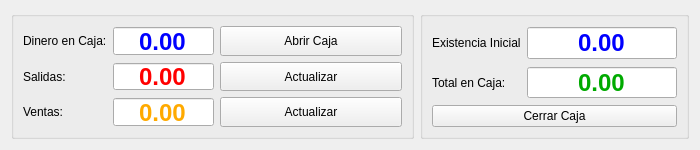
<?xml version="1.0" encoding="UTF-8"?>
<ui version="4.0">
 <class>Form</class>
 <widget class="QWidget" name="Form">
  <property name="geometry">
   <rect>
    <x>0</x>
    <y>0</y>
    <width>700</width>
    <height>150</height>
   </rect>
  </property>
  <property name="minimumSize">
   <size>
    <width>700</width>
    <height>150</height>
   </size>
  </property>
  <property name="maximumSize">
   <size>
    <width>700</width>
    <height>155</height>
   </size>
  </property>
  <property name="windowTitle">
   <string>Apertura y Cierre de Caja</string>
  </property>
  <property name="windowIcon">
   <iconset>
    <normaloff>icon/caja.png</normaloff>icon/caja.png</iconset>
  </property>
  <layout class="QGridLayout" name="gridLayout_4" columnstretch="60,40">
   <item row="2" column="0" rowspan="2">
    <widget class="QGroupBox" name="groupBox_2">
     <property name="title">
      <string/>
     </property>
     <layout class="QGridLayout" name="gridLayout_2">
      <item row="0" column="0">
       <widget class="QLabel" name="label_9">
        <property name="sizePolicy">
         <sizepolicy hsizetype="Fixed" vsizetype="Expanding">
          <horstretch>0</horstretch>
          <verstretch>0</verstretch>
         </sizepolicy>
        </property>
        <property name="palette">
         <palette>
          <active>
           <colorrole role="Text">
            <brush brushstyle="SolidPattern">
             <color alpha="255">
              <red>0</red>
              <green>170</green>
              <blue>127</blue>
             </color>
            </brush>
           </colorrole>
           <colorrole role="ButtonText">
            <brush brushstyle="SolidPattern">
             <color alpha="255">
              <red>0</red>
              <green>170</green>
              <blue>127</blue>
             </color>
            </brush>
           </colorrole>
          </active>
          <inactive>
           <colorrole role="Text">
            <brush brushstyle="SolidPattern">
             <color alpha="255">
              <red>0</red>
              <green>170</green>
              <blue>127</blue>
             </color>
            </brush>
           </colorrole>
           <colorrole role="ButtonText">
            <brush brushstyle="SolidPattern">
             <color alpha="255">
              <red>0</red>
              <green>170</green>
              <blue>127</blue>
             </color>
            </brush>
           </colorrole>
          </inactive>
          <disabled>
           <colorrole role="Text">
            <brush brushstyle="SolidPattern">
             <color alpha="255">
              <red>120</red>
              <green>120</green>
              <blue>120</blue>
             </color>
            </brush>
           </colorrole>
           <colorrole role="ButtonText">
            <brush brushstyle="SolidPattern">
             <color alpha="255">
              <red>120</red>
              <green>120</green>
              <blue>120</blue>
             </color>
            </brush>
           </colorrole>
          </disabled>
         </palette>
        </property>
        <property name="text">
         <string>Dinero en Caja:</string>
        </property>
       </widget>
      </item>
      <item row="2" column="0">
       <widget class="QLabel" name="label_8">
        <property name="sizePolicy">
         <sizepolicy hsizetype="Fixed" vsizetype="Expanding">
          <horstretch>0</horstretch>
          <verstretch>0</verstretch>
         </sizepolicy>
        </property>
        <property name="palette">
         <palette>
          <active>
           <colorrole role="Text">
            <brush brushstyle="SolidPattern">
             <color alpha="255">
              <red>0</red>
              <green>170</green>
              <blue>127</blue>
             </color>
            </brush>
           </colorrole>
           <colorrole role="ButtonText">
            <brush brushstyle="SolidPattern">
             <color alpha="255">
              <red>0</red>
              <green>170</green>
              <blue>127</blue>
             </color>
            </brush>
           </colorrole>
          </active>
          <inactive>
           <colorrole role="Text">
            <brush brushstyle="SolidPattern">
             <color alpha="255">
              <red>0</red>
              <green>170</green>
              <blue>127</blue>
             </color>
            </brush>
           </colorrole>
           <colorrole role="ButtonText">
            <brush brushstyle="SolidPattern">
             <color alpha="255">
              <red>0</red>
              <green>170</green>
              <blue>127</blue>
             </color>
            </brush>
           </colorrole>
          </inactive>
          <disabled>
           <colorrole role="Text">
            <brush brushstyle="SolidPattern">
             <color alpha="255">
              <red>120</red>
              <green>120</green>
              <blue>120</blue>
             </color>
            </brush>
           </colorrole>
           <colorrole role="ButtonText">
            <brush brushstyle="SolidPattern">
             <color alpha="255">
              <red>120</red>
              <green>120</green>
              <blue>120</blue>
             </color>
            </brush>
           </colorrole>
          </disabled>
         </palette>
        </property>
        <property name="text">
         <string>Salidas:</string>
        </property>
       </widget>
      </item>
      <item row="4" column="0">
       <widget class="QLabel" name="label_10">
        <property name="sizePolicy">
         <sizepolicy hsizetype="Fixed" vsizetype="Expanding">
          <horstretch>0</horstretch>
          <verstretch>0</verstretch>
         </sizepolicy>
        </property>
        <property name="palette">
         <palette>
          <active>
           <colorrole role="Text">
            <brush brushstyle="SolidPattern">
             <color alpha="255">
              <red>0</red>
              <green>170</green>
              <blue>127</blue>
             </color>
            </brush>
           </colorrole>
           <colorrole role="ButtonText">
            <brush brushstyle="SolidPattern">
             <color alpha="255">
              <red>0</red>
              <green>170</green>
              <blue>127</blue>
             </color>
            </brush>
           </colorrole>
          </active>
          <inactive>
           <colorrole role="Text">
            <brush brushstyle="SolidPattern">
             <color alpha="255">
              <red>0</red>
              <green>170</green>
              <blue>127</blue>
             </color>
            </brush>
           </colorrole>
           <colorrole role="ButtonText">
            <brush brushstyle="SolidPattern">
             <color alpha="255">
              <red>0</red>
              <green>170</green>
              <blue>127</blue>
             </color>
            </brush>
           </colorrole>
          </inactive>
          <disabled>
           <colorrole role="Text">
            <brush brushstyle="SolidPattern">
             <color alpha="255">
              <red>120</red>
              <green>120</green>
              <blue>120</blue>
             </color>
            </brush>
           </colorrole>
           <colorrole role="ButtonText">
            <brush brushstyle="SolidPattern">
             <color alpha="255">
              <red>120</red>
              <green>120</green>
              <blue>120</blue>
             </color>
            </brush>
           </colorrole>
          </disabled>
         </palette>
        </property>
        <property name="text">
         <string>Ventas:</string>
        </property>
       </widget>
      </item>
      <item row="2" column="2">
       <widget class="QPushButton" name="pushButton_2">
        <property name="sizePolicy">
         <sizepolicy hsizetype="Expanding" vsizetype="Expanding">
          <horstretch>0</horstretch>
          <verstretch>0</verstretch>
         </sizepolicy>
        </property>
        <property name="text">
         <string>Actualizar</string>
        </property>
        <property name="icon">
         <iconset>
          <normaloff>icon/actualizar.png</normaloff>icon/actualizar.png</iconset>
        </property>
        <property name="iconSize">
         <size>
          <width>20</width>
          <height>20</height>
         </size>
        </property>
       </widget>
      </item>
      <item row="0" column="2">
       <widget class="QPushButton" name="pushButton">
        <property name="sizePolicy">
         <sizepolicy hsizetype="Expanding" vsizetype="Expanding">
          <horstretch>0</horstretch>
          <verstretch>0</verstretch>
         </sizepolicy>
        </property>
        <property name="text">
         <string>Abrir Caja</string>
        </property>
        <property name="icon">
         <iconset>
          <normaloff>icon/abrir.png</normaloff>icon/abrir.png</iconset>
        </property>
        <property name="iconSize">
         <size>
          <width>20</width>
          <height>20</height>
         </size>
        </property>
       </widget>
      </item>
      <item row="0" column="1">
       <widget class="QDoubleSpinBox" name="doubleSpinBox_2">
        <property name="sizePolicy">
         <sizepolicy hsizetype="Minimum" vsizetype="Expanding">
          <horstretch>0</horstretch>
          <verstretch>0</verstretch>
         </sizepolicy>
        </property>
        <property name="palette">
         <palette>
          <active>
           <colorrole role="Text">
            <brush brushstyle="SolidPattern">
             <color alpha="255">
              <red>0</red>
              <green>0</green>
              <blue>255</blue>
             </color>
            </brush>
           </colorrole>
          </active>
          <inactive>
           <colorrole role="Text">
            <brush brushstyle="SolidPattern">
             <color alpha="255">
              <red>0</red>
              <green>0</green>
              <blue>255</blue>
             </color>
            </brush>
           </colorrole>
          </inactive>
          <disabled>
           <colorrole role="Text">
            <brush brushstyle="SolidPattern">
             <color alpha="255">
              <red>120</red>
              <green>120</green>
              <blue>120</blue>
             </color>
            </brush>
           </colorrole>
          </disabled>
         </palette>
        </property>
        <property name="font">
         <font>
          <family>Arial</family>
          <pointsize>18</pointsize>
          <weight>75</weight>
          <bold>true</bold>
         </font>
        </property>
        <property name="wrapping">
         <bool>false</bool>
        </property>
        <property name="frame">
         <bool>true</bool>
        </property>
        <property name="alignment">
         <set>Qt::AlignCenter</set>
        </property>
        <property name="readOnly">
         <bool>false</bool>
        </property>
        <property name="buttonSymbols">
         <enum>QAbstractSpinBox::NoButtons</enum>
        </property>
        <property name="accelerated">
         <bool>false</bool>
        </property>
        <property name="correctionMode">
         <enum>QAbstractSpinBox::CorrectToPreviousValue</enum>
        </property>
        <property name="decimals">
         <number>2</number>
        </property>
        <property name="maximum">
         <double>9999.989999999999782</double>
        </property>
        <property name="singleStep">
         <double>0.000000000000000</double>
        </property>
        <property name="value">
         <double>0.000000000000000</double>
        </property>
       </widget>
      </item>
      <item row="4" column="2">
       <widget class="QPushButton" name="pushButton_5">
        <property name="sizePolicy">
         <sizepolicy hsizetype="Expanding" vsizetype="Expanding">
          <horstretch>0</horstretch>
          <verstretch>0</verstretch>
         </sizepolicy>
        </property>
        <property name="text">
         <string>Actualizar</string>
        </property>
        <property name="icon">
         <iconset>
          <normaloff>icon/actualizar.png</normaloff>icon/actualizar.png</iconset>
        </property>
        <property name="iconSize">
         <size>
          <width>20</width>
          <height>20</height>
         </size>
        </property>
       </widget>
      </item>
      <item row="2" column="1">
       <widget class="QDoubleSpinBox" name="doubleSpinBox_5">
        <property name="sizePolicy">
         <sizepolicy hsizetype="Minimum" vsizetype="Expanding">
          <horstretch>0</horstretch>
          <verstretch>0</verstretch>
         </sizepolicy>
        </property>
        <property name="palette">
         <palette>
          <active>
           <colorrole role="Text">
            <brush brushstyle="SolidPattern">
             <color alpha="255">
              <red>255</red>
              <green>0</green>
              <blue>0</blue>
             </color>
            </brush>
           </colorrole>
          </active>
          <inactive>
           <colorrole role="Text">
            <brush brushstyle="SolidPattern">
             <color alpha="255">
              <red>255</red>
              <green>0</green>
              <blue>0</blue>
             </color>
            </brush>
           </colorrole>
          </inactive>
          <disabled>
           <colorrole role="Text">
            <brush brushstyle="SolidPattern">
             <color alpha="255">
              <red>120</red>
              <green>120</green>
              <blue>120</blue>
             </color>
            </brush>
           </colorrole>
          </disabled>
         </palette>
        </property>
        <property name="font">
         <font>
          <family>Arial</family>
          <pointsize>18</pointsize>
          <weight>75</weight>
          <bold>true</bold>
         </font>
        </property>
        <property name="frame">
         <bool>true</bool>
        </property>
        <property name="alignment">
         <set>Qt::AlignCenter</set>
        </property>
        <property name="buttonSymbols">
         <enum>QAbstractSpinBox::NoButtons</enum>
        </property>
        <property name="maximum">
         <double>9999.989999999999782</double>
        </property>
       </widget>
      </item>
      <item row="4" column="1">
       <widget class="QDoubleSpinBox" name="doubleSpinBox_6">
        <property name="sizePolicy">
         <sizepolicy hsizetype="Minimum" vsizetype="Expanding">
          <horstretch>0</horstretch>
          <verstretch>0</verstretch>
         </sizepolicy>
        </property>
        <property name="palette">
         <palette>
          <active>
           <colorrole role="Text">
            <brush brushstyle="SolidPattern">
             <color alpha="255">
              <red>255</red>
              <green>170</green>
              <blue>0</blue>
             </color>
            </brush>
           </colorrole>
          </active>
          <inactive>
           <colorrole role="Text">
            <brush brushstyle="SolidPattern">
             <color alpha="255">
              <red>255</red>
              <green>170</green>
              <blue>0</blue>
             </color>
            </brush>
           </colorrole>
          </inactive>
          <disabled>
           <colorrole role="Text">
            <brush brushstyle="SolidPattern">
             <color alpha="255">
              <red>120</red>
              <green>120</green>
              <blue>120</blue>
             </color>
            </brush>
           </colorrole>
          </disabled>
         </palette>
        </property>
        <property name="font">
         <font>
          <family>Arial</family>
          <pointsize>18</pointsize>
          <weight>75</weight>
          <bold>true</bold>
         </font>
        </property>
        <property name="frame">
         <bool>true</bool>
        </property>
        <property name="alignment">
         <set>Qt::AlignCenter</set>
        </property>
        <property name="buttonSymbols">
         <enum>QAbstractSpinBox::NoButtons</enum>
        </property>
        <property name="maximum">
         <double>9999.989999999999782</double>
        </property>
       </widget>
      </item>
     </layout>
    </widget>
   </item>
   <item row="2" column="1" rowspan="2">
    <widget class="QGroupBox" name="groupBox_3">
     <property name="title">
      <string/>
     </property>
     <layout class="QGridLayout" name="gridLayout_3">
      <item row="3" column="0">
       <widget class="QLabel" name="label_13">
        <property name="sizePolicy">
         <sizepolicy hsizetype="Fixed" vsizetype="Expanding">
          <horstretch>0</horstretch>
          <verstretch>0</verstretch>
         </sizepolicy>
        </property>
        <property name="palette">
         <palette>
          <active>
           <colorrole role="Text">
            <brush brushstyle="SolidPattern">
             <color alpha="255">
              <red>0</red>
              <green>170</green>
              <blue>127</blue>
             </color>
            </brush>
           </colorrole>
           <colorrole role="ButtonText">
            <brush brushstyle="SolidPattern">
             <color alpha="255">
              <red>0</red>
              <green>170</green>
              <blue>127</blue>
             </color>
            </brush>
           </colorrole>
          </active>
          <inactive>
           <colorrole role="Text">
            <brush brushstyle="SolidPattern">
             <color alpha="255">
              <red>0</red>
              <green>170</green>
              <blue>127</blue>
             </color>
            </brush>
           </colorrole>
           <colorrole role="ButtonText">
            <brush brushstyle="SolidPattern">
             <color alpha="255">
              <red>0</red>
              <green>170</green>
              <blue>127</blue>
             </color>
            </brush>
           </colorrole>
          </inactive>
          <disabled>
           <colorrole role="Text">
            <brush brushstyle="SolidPattern">
             <color alpha="255">
              <red>120</red>
              <green>120</green>
              <blue>120</blue>
             </color>
            </brush>
           </colorrole>
           <colorrole role="ButtonText">
            <brush brushstyle="SolidPattern">
             <color alpha="255">
              <red>120</red>
              <green>120</green>
              <blue>120</blue>
             </color>
            </brush>
           </colorrole>
          </disabled>
         </palette>
        </property>
        <property name="text">
         <string>Total en Caja:</string>
        </property>
       </widget>
      </item>
      <item row="2" column="0">
       <widget class="QLabel" name="label_12">
        <property name="sizePolicy">
         <sizepolicy hsizetype="Fixed" vsizetype="Expanding">
          <horstretch>0</horstretch>
          <verstretch>0</verstretch>
         </sizepolicy>
        </property>
        <property name="palette">
         <palette>
          <active>
           <colorrole role="Text">
            <brush brushstyle="SolidPattern">
             <color alpha="255">
              <red>0</red>
              <green>170</green>
              <blue>127</blue>
             </color>
            </brush>
           </colorrole>
           <colorrole role="ButtonText">
            <brush brushstyle="SolidPattern">
             <color alpha="255">
              <red>0</red>
              <green>170</green>
              <blue>127</blue>
             </color>
            </brush>
           </colorrole>
          </active>
          <inactive>
           <colorrole role="Text">
            <brush brushstyle="SolidPattern">
             <color alpha="255">
              <red>0</red>
              <green>170</green>
              <blue>127</blue>
             </color>
            </brush>
           </colorrole>
           <colorrole role="ButtonText">
            <brush brushstyle="SolidPattern">
             <color alpha="255">
              <red>0</red>
              <green>170</green>
              <blue>127</blue>
             </color>
            </brush>
           </colorrole>
          </inactive>
          <disabled>
           <colorrole role="Text">
            <brush brushstyle="SolidPattern">
             <color alpha="255">
              <red>120</red>
              <green>120</green>
              <blue>120</blue>
             </color>
            </brush>
           </colorrole>
           <colorrole role="ButtonText">
            <brush brushstyle="SolidPattern">
             <color alpha="255">
              <red>120</red>
              <green>120</green>
              <blue>120</blue>
             </color>
            </brush>
           </colorrole>
          </disabled>
         </palette>
        </property>
        <property name="text">
         <string>Existencia Inicial</string>
        </property>
       </widget>
      </item>
      <item row="5" column="0" colspan="3">
       <widget class="QPushButton" name="pushButton_3">
        <property name="sizePolicy">
         <sizepolicy hsizetype="Minimum" vsizetype="Expanding">
          <horstretch>0</horstretch>
          <verstretch>0</verstretch>
         </sizepolicy>
        </property>
        <property name="text">
         <string>Cerrar Caja</string>
        </property>
        <property name="icon">
         <iconset>
          <normaloff>icon/cerrar.jpg</normaloff>icon/cerrar.jpg</iconset>
        </property>
        <property name="iconSize">
         <size>
          <width>20</width>
          <height>20</height>
         </size>
        </property>
       </widget>
      </item>
      <item row="3" column="1" colspan="2">
       <widget class="QDoubleSpinBox" name="doubleSpinBox_4">
        <property name="sizePolicy">
         <sizepolicy hsizetype="Minimum" vsizetype="Expanding">
          <horstretch>0</horstretch>
          <verstretch>0</verstretch>
         </sizepolicy>
        </property>
        <property name="palette">
         <palette>
          <active>
           <colorrole role="Text">
            <brush brushstyle="SolidPattern">
             <color alpha="255">
              <red>0</red>
              <green>170</green>
              <blue>0</blue>
             </color>
            </brush>
           </colorrole>
          </active>
          <inactive>
           <colorrole role="Text">
            <brush brushstyle="SolidPattern">
             <color alpha="255">
              <red>0</red>
              <green>170</green>
              <blue>0</blue>
             </color>
            </brush>
           </colorrole>
          </inactive>
          <disabled>
           <colorrole role="Text">
            <brush brushstyle="SolidPattern">
             <color alpha="255">
              <red>120</red>
              <green>120</green>
              <blue>120</blue>
             </color>
            </brush>
           </colorrole>
          </disabled>
         </palette>
        </property>
        <property name="font">
         <font>
          <family>Arial</family>
          <pointsize>18</pointsize>
          <weight>75</weight>
          <bold>true</bold>
         </font>
        </property>
        <property name="frame">
         <bool>true</bool>
        </property>
        <property name="alignment">
         <set>Qt::AlignCenter</set>
        </property>
        <property name="buttonSymbols">
         <enum>QAbstractSpinBox::NoButtons</enum>
        </property>
        <property name="maximum">
         <double>9999.989999999999782</double>
        </property>
       </widget>
      </item>
      <item row="2" column="1" colspan="2">
       <widget class="QDoubleSpinBox" name="doubleSpinBox_3">
        <property name="sizePolicy">
         <sizepolicy hsizetype="Minimum" vsizetype="Expanding">
          <horstretch>0</horstretch>
          <verstretch>0</verstretch>
         </sizepolicy>
        </property>
        <property name="palette">
         <palette>
          <active>
           <colorrole role="Text">
            <brush brushstyle="SolidPattern">
             <color alpha="255">
              <red>0</red>
              <green>0</green>
              <blue>255</blue>
             </color>
            </brush>
           </colorrole>
          </active>
          <inactive>
           <colorrole role="Text">
            <brush brushstyle="SolidPattern">
             <color alpha="255">
              <red>0</red>
              <green>0</green>
              <blue>255</blue>
             </color>
            </brush>
           </colorrole>
          </inactive>
          <disabled>
           <colorrole role="Text">
            <brush brushstyle="SolidPattern">
             <color alpha="255">
              <red>120</red>
              <green>120</green>
              <blue>120</blue>
             </color>
            </brush>
           </colorrole>
          </disabled>
         </palette>
        </property>
        <property name="font">
         <font>
          <family>Arial</family>
          <pointsize>18</pointsize>
          <weight>75</weight>
          <bold>true</bold>
         </font>
        </property>
        <property name="frame">
         <bool>true</bool>
        </property>
        <property name="alignment">
         <set>Qt::AlignCenter</set>
        </property>
        <property name="buttonSymbols">
         <enum>QAbstractSpinBox::NoButtons</enum>
        </property>
        <property name="maximum">
         <double>9999.989999999999782</double>
        </property>
       </widget>
      </item>
     </layout>
    </widget>
   </item>
  </layout>
 </widget>
 <resources/>
 <connections/>
</ui>
